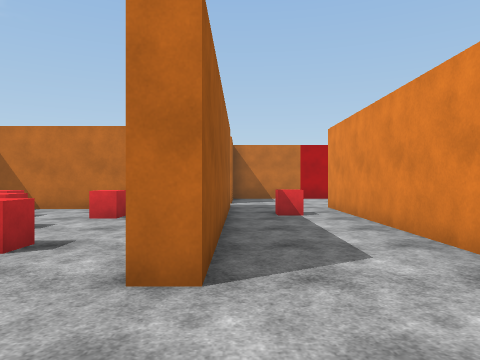
[1] (above)

17 first-person views from a walk through a Unity game level. The camera is 1.4 m above the floor, looks level and sees 70° across. The floor is counted in squares, 2 m on a side. Each view is taken from the middle of a square. On the plan, view 1 faces up. The plan holds only what a view shows up to about 11 squares ahead; the rest is blank. The place goes on beyond the plan. The player character is not drawn. Surface patterns are stand-ins for the level's own textures.

[2]
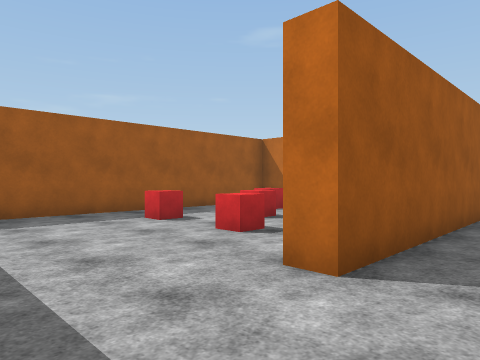

[3]
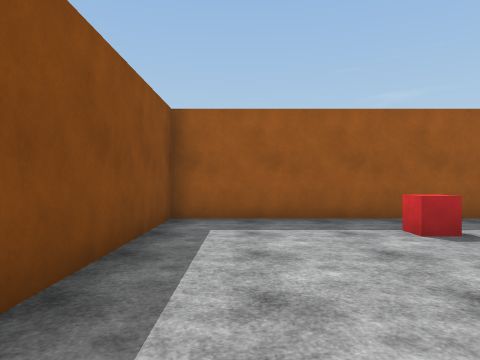

[4]
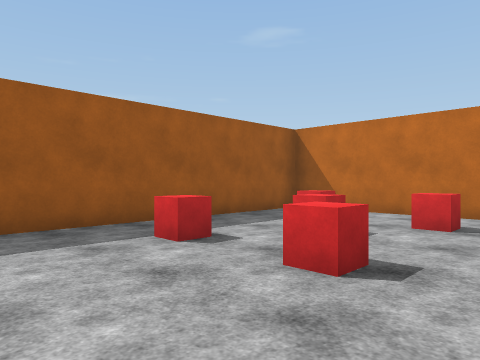

[5]
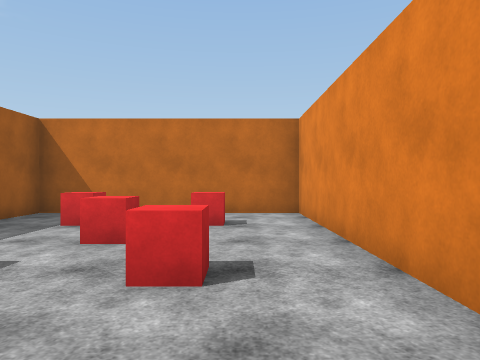

[6]
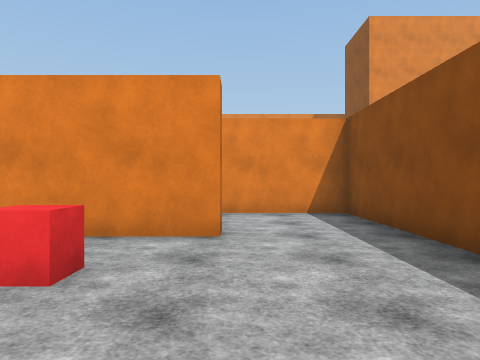

[7]
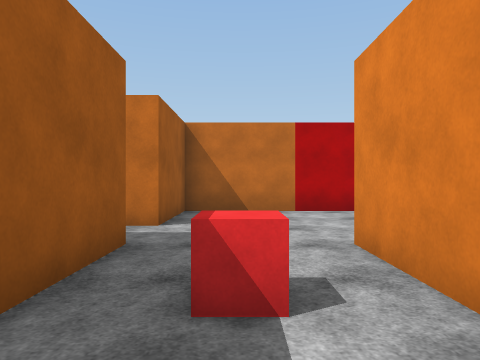

[8]
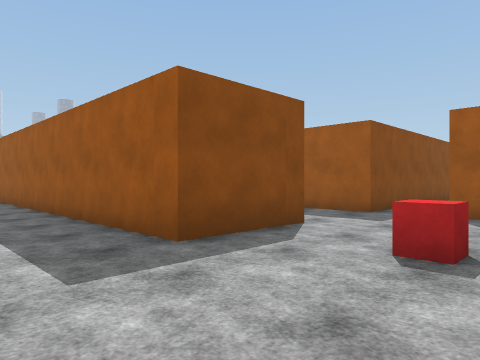

[9]
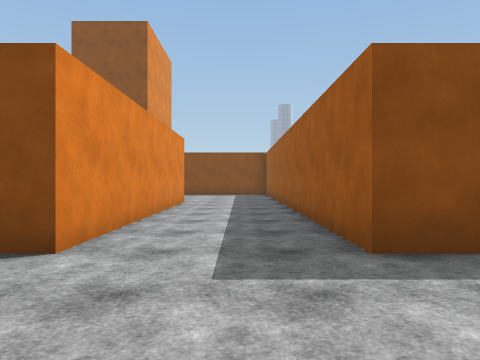

[10]
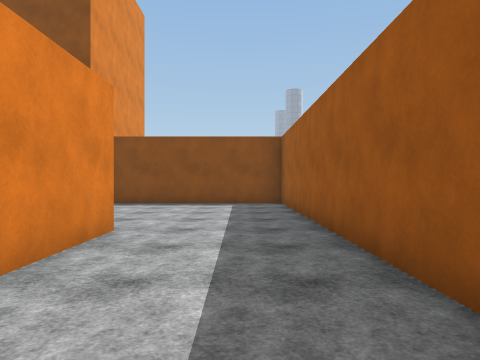

[11]
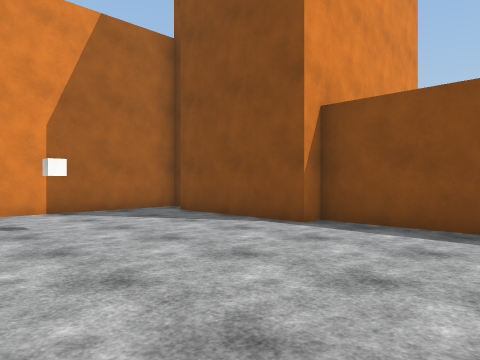

[12]
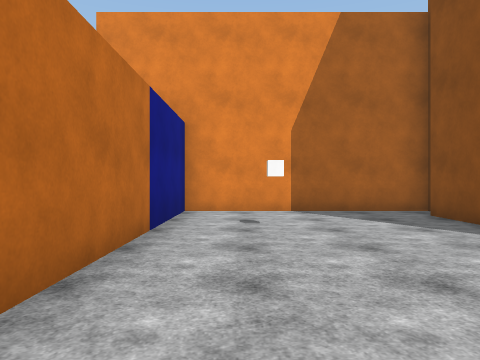

[13]
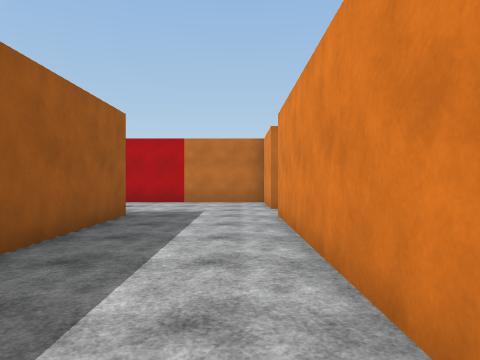

[14]
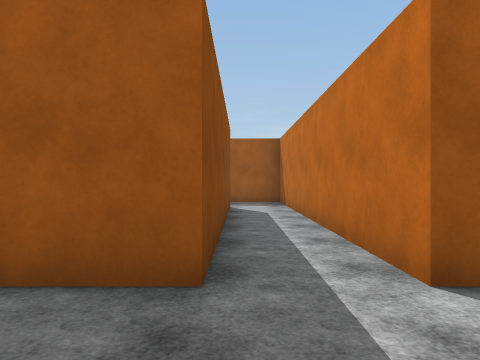

[15]
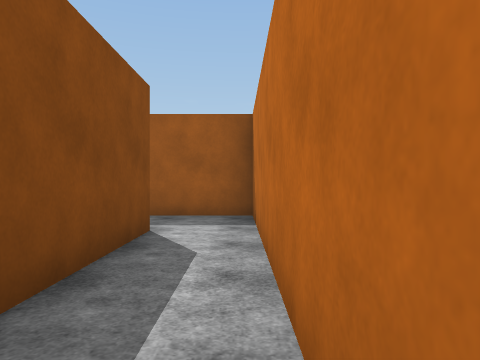

[16]
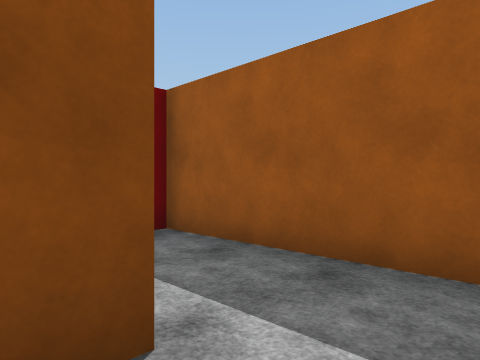

[17]
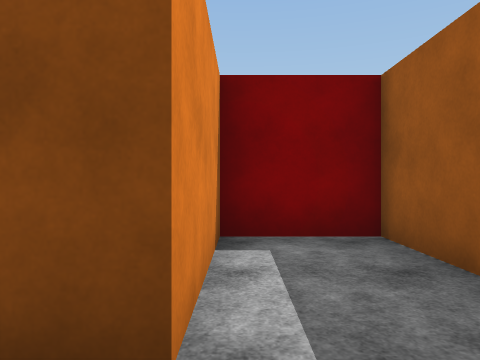

### Floor plan
Points are (right, up) in squares from view 1. A wall is a line through its corners. A room is listed if a view was taken in it or the views show most of it. See-through windows are left out.
Room 1 (views 1, 2, 3, 4, 5, 6)
walls: (-0.2, 2.3) (-0.7, 2.3) (-0.7, 8.3) (-6.2, 8.3) (-6.2, -0.2) (2.3, -0.2) (2.3, 1.6)
ways out: opening at (1.5, 2.5) to room 2
Room 2 (views 7, 8, 9, 10, 11, 12, 13, 14, 15, 16)
walls: (7.7, 1.2) (7.7, 8.8); (2.3, 1.6) (2.3, 8.8) (4.7, 8.8) (4.7, -4.3) (10.2, -4.3) (10.2, -3.8) (13.8, -3.8); (7.7, 10.5) (7.7, 12.8) (-0.2, 12.8) (-0.2, 10.3) (-6.6, 10.3); (14.7, -4.2) (14.7, 1.2) (8.8, 1.2); (-6.8, 8.8) (-0.2, 8.8) (-0.2, 2.3)
low walls: (1.4, 6.8) (0.8, 6.8)
ways out: opening at (1.5, 2.5) to room 1; opening at (-6, 10) to room 3; opening at (7.5, 9.5)
Room 3 (view 17)
walls: (-6.6, 10.3) (-8.8, 10.3) (-8.8, 5.8) (-6.8, 5.8) (-6.8, 8.8)
ways out: opening at (-6, 10) to room 2

Positions as (right, up) in squares from view 1, and headings:
1: (0, 0), facing up
2: (1, 0), facing up-left
3: (0, 1), facing left
4: (-1, 1), facing up-left
5: (-2, 1), facing up
6: (-5, 2), facing right
7: (1, 5), facing up
8: (7, 12), facing down-left
9: (6, 12), facing down
10: (6, 6), facing down
11: (7, 1), facing down-right
12: (7, 0), facing right
13: (7, 2), facing up
14: (2, 9), facing left
15: (-2, 10), facing left
16: (-6, 10), facing down-left
17: (-7, 10), facing down
